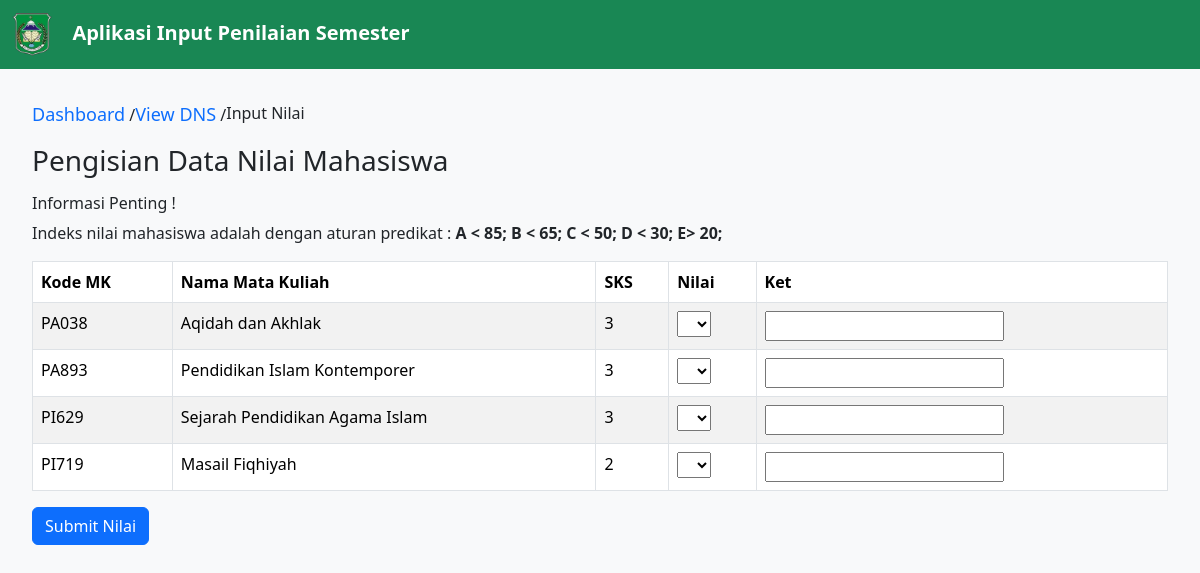
/dashboard/input?npm=22024011&jurusan=15201, run on the app's committed database.
### tables this page shows
CREATE TABLE `tb_matkul` (
  `kode_mk` varchar(5) NOT NULL,
  `kode_jurusan` int NOT NULL,
  `nama_mk` varchar(50) NOT NULL,
  `sks` int NOT NULL
);

### app/core/View.php (called while the page is built, shortened)
<?php
class View
{
    public static function render(string $path, $model = []): void
    {
        require_once __DIR__ . '/../view/Layout/Header.php';
        require_once __DIR__ . '/../view/' . $path . '.php';
        require_once __DIR__ . '/../view/Layout/Footer.php';
    }
}

### app/controller/DashboardController.php (called while the page is built, shortened)
<?php
class DashboardController
{
    private Mahasiswa $mahasiswa;
    public function __construct()
    {
        $this->mahasiswa = new Mahasiswa;
    }
    public function input()
    {
        $data = $this->mahasiswa->input($_GET);
        $option = ['A', 'B', 'C', 'D', 'E'];
        View::render("Dashboard/input", [
            "title" => "Dashboard | Input Nilai",
            "data" => $data,
            "option" => $option
        ]);
    }
}

### public/index.php (called while the page is built, shortened)
<?php
Route::run();

### app/model/Mahasiswa.php (called while the page is built, shortened)
<?php
class Mahasiswa
{
    private PDO $pdo;
    public function __construct()
    {
        $this->pdo = Database::getConnection();
    }
    public function input($data)
    {
        try {
            $query = "SELECT tb_matkul.kode_mk, tb_matkul.nama_mk, tb_matkul.sks, tb_dns.nilai,
                        CASE
                            WHEN nilai IN ('A', 'B', 'C') THEN 'Lulus'
                            WHEN nilai = 'D' THEN 'Mengulang'
                            WHEN nilai = 'E' THEN 'Tidak Lulus'
                        END AS status
                        FROM tb_matkul LEFT JOIN tb_dns ON tb_matkul.kode_mk = tb_dns.kode_mk
                                            JOIN tb_mhs ON tb_mhs.kode_jurusan = tb_matkul.kode_jurusan
                        WHERE (tb_matkul.kode_jurusan = 29300 OR tb_matkul.kode_jurusan = ?) AND tb_mhs.npm = ?";
            $statement = $this->pdo->prepare($query);
            $statement->execute([
                $data["jurusan"],
                $data["npm"]
            ]);
            return $statement->fetchAll(PDO::FETCH_ASSOC) ?? null;
        } finally {
            $statement->closeCursor();
        }
    }
}

### config/database.php (called while the page is built)
<?php
return [
    "dsn" => "mysql:host=localhost;dbname=db_dns",
    "dbuser" => "root",
    "dbpass" => ""
];

### app/database/Database.php (called while the page is built, shortened)
<?php
class Database
{
    private static ?PDO $pdo = null;
    public static function getConnection(): PDO
    {
        if (self::$pdo == null) {
            $config = require_once __DIR__ . '/../../config/database.php';
            self::$pdo = new PDO(
                $config["dsn"],
                $config["dbuser"],
                $config["dbpass"]
            );
        }
        return self::$pdo;
    }
}

### app/view/Dashboard/input.php (the view, shortened to what this page needs)
<div class="nilai-container">
	<ol class="breadcrumb">
		<li><a href="<?= BASEURL ?>/dashboard">Dashboard</a> /</li>
		<li class="active"><a href="<?= BASEURL ?>/dashboard/lihat?npm=<?= $_GET["npm"] ?>">View DNS</a> /</li>
		<li class="active">Input Nilai</li>
	</ol>
	<h3>Pengisian Data Nilai Mahasiswa</h3>
	<p>
	<h6>Informasi Penting !</h6>
	Indeks nilai mahasiswa adalah dengan aturan predikat : <b> A < 85; B < 65; C < 50; D < 30; E> 20; </b>
	</p>
	<table id="#" class="table table-striped table-bordered" cellspacing="0" width="90%">
		<thead>
			<tr>
				<th scope="col">Kode MK</th>
				<th scope="col">Nama Mata Kuliah</th>
				<th scope="col">SKS</th>
				<th scope="col">Nilai</th>
				<th scope="col">Ket</th>
			</tr>
		</thead>
		<tbody>
			<?php if (!(is_null($model["data"]))) : ?>
				<form action="<?= BASEURL ?>/dashboard/input/doInput?npm=<?= $_GET["npm"] ?>" method="POST" id="formNilai">
					<?php foreach ($model["data"] as $data) : ?>
						<tr>
							<td><?= $data["kode_mk"] ?></td>
							<td><?= $data["nama_mk"] ?></td>
							<td><?= $data["sks"] ?></td>
							<td>
								<select name="<?= $data["kode_mk"] ?>" <?= $data['nilai'] !== null ? 'disabled' : false ?> required>
									<option></option>
									<?php foreach ($model["option"] as $option) : ?>
										<option <?= ($data['nilai'] ?? null) == $option ? 'selected' : false ?> value="<?= $option ?>"><?= $option ?></option>
									<?php endforeach; ?>
								</select>
							</td>
							<td>
								<input class="text-white <?= $data["status"] == "" ? false : ($data["status"] == "Lulus" ?  "bg-success" : ($data["status"] == "Mengulang" ? "bg-warning" : "bg-danger")) ?>" type="text" value="<?= $data['status'] ?? null ?>" readonly data-id="<?= $data["kode_mk"] ?>">
							</td>
						</tr>
					<?php endforeach; ?>
				</form>
			<?php endif; ?>
		</tbody>
	</table>
	<?php foreach ($model["data"] as $data) : ?>
		<?php if ($data['nilai'] == null) : ?>
			<input type="submit" form="formNilai" class="btn btn-primary" value="Submit Nilai">
		<?php break;
		endif; ?>
	<?php endforeach; ?>
</div>

### app/core/Route.php (shortened to what this page needs)
<?php
class Route
{
    private static array $routes;
    public static function add(
        string $method,
        string $path,
        array $controller,
        array $middleware = []
    ): void {
        self::$routes[] = [
            "method"        => $method,
            "path"          => $path,
            "controller"    => $controller,
            "middleware"    => $middleware
        ];
    }
    public static function run(): mixed
    {
        $path = "/";
        if (isset($_SERVER["PATH_INFO"]))
            $path = $_SERVER["PATH_INFO"];
        $method = $_SERVER["REQUEST_METHOD"];
        foreach (self::$routes as $route) {
            if ($route["path"] == $path && $route["method"] == $method) {
                $function = $route["controller"][1];
                return (new $controller)->$function();
            }
        }
        return http_response_code(404);
    }
}

### public/assets/css/style.css (style rules this page uses)
body { font-family: 'Segoe UI', Tahoma, Geneva, Verdana, sans-serif; background-color: #f8f9fa; }

### app/view/Layout/Header.php (style rules this page uses)
.tabel-container, .nilai-container { margin: 2em; }

### app/view/Dashboard/input.php (style rules this page uses)
.breadcrumb li a { text-decoration: none; font-size: large; }

### data on the page
tb_matkul: kode_mk "PA038", nama_mk "Aqidah dan Akhlak", sks "3"
tb_matkul: kode_mk "PA893", nama_mk "Pendidikan Islam Kontemporer", sks "3"
tb_matkul: kode_mk "PI629", nama_mk "Sejarah Pendidikan Agama Islam", sks "3"
tb_matkul: kode_mk "PI719", nama_mk "Masail Fiqhiyah", sks "2"
